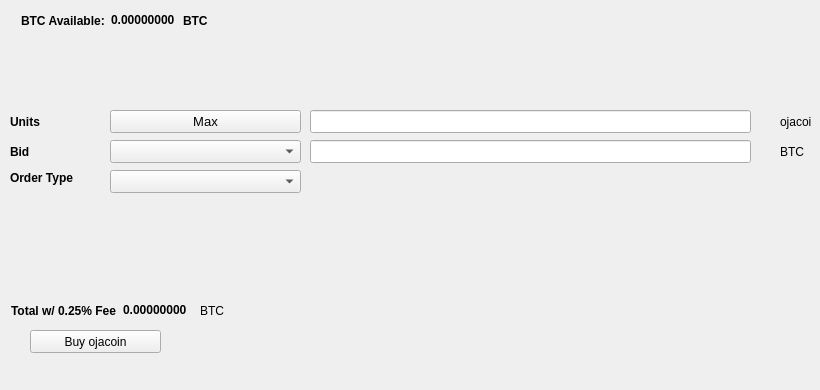
   <widget class="QWidget" name="BuyTab">
    <attribute name="title">
     <string>Buy</string>
    </attribute>
    <widget class="QPushButton" name="BuyECA">
     <property name="geometry">
      <rect>
       <x>30</x>
       <y>330</y>
       <width>131</width>
       <height>23</height>
      </rect>
     </property>
     <property name="text">
      <string>Buy ojacoin</string>
     </property>
     <property name="icon">
      <iconset resource="../ojacoin.qrc">
       <normaloff>:/icons/bitcoin</normaloff>:/icons/bitcoin</iconset>
     </property>
    </widget>
    <widget class="QLabel" name="label_3">
     <property name="geometry">
      <rect>
       <x>10</x>
       <y>110</y>
       <width>46</width>
       <height>23</height>
      </rect>
     </property>
     <property name="font">
      <font>
       <weight>75</weight>
       <bold>true</bold>
      </font>
     </property>
     <property name="text">
      <string>Units</string>
     </property>
    </widget>
    <widget class="QLineEdit" name="UnitsInput">
     <property name="geometry">
      <rect>
       <x>310</x>
       <y>110</y>
       <width>441</width>
       <height>23</height>
      </rect>
     </property>
     <property name="font">
      <font>
       <pointsize>9</pointsize>
       <weight>75</weight>
       <bold>true</bold>
      </font>
     </property>
    </widget>
    <widget class="QLineEdit" name="BuyBidPriceEdit">
     <property name="geometry">
      <rect>
       <x>310</x>
       <y>140</y>
       <width>441</width>
       <height>23</height>
      </rect>
     </property>
     <property name="font">
      <font>
       <pointsize>9</pointsize>
       <weight>75</weight>
       <bold>true</bold>
      </font>
     </property>
    </widget>
    <widget class="QLabel" name="label_4">
     <property name="geometry">
      <rect>
       <x>780</x>
       <y>110</y>
       <width>31</width>
       <height>23</height>
      </rect>
     </property>
     <property name="text">
      <string>ojacoin</string>
     </property>
    </widget>
    <widget class="QLabel" name="label_5">
     <property name="geometry">
      <rect>
       <x>780</x>
       <y>140</y>
       <width>31</width>
       <height>23</height>
      </rect>
     </property>
     <property name="text">
      <string>BTC</string>
     </property>
    </widget>
    <widget class="QLabel" name="label_6">
     <property name="geometry">
      <rect>
       <x>10</x>
       <y>140</y>
       <width>46</width>
       <height>23</height>
      </rect>
     </property>
     <property name="font">
      <font>
       <weight>75</weight>
       <bold>true</bold>
      </font>
     </property>
     <property name="text">
      <string>Bid</string>
     </property>
    </widget>
    <widget class="QLabel" name="label_7">
     <property name="geometry">
      <rect>
       <x>10</x>
       <y>170</y>
       <width>91</width>
       <height>16</height>
      </rect>
     </property>
     <property name="font">
      <font>
       <weight>75</weight>
       <bold>true</bold>
      </font>
     </property>
     <property name="text">
      <string>Order Type</string>
     </property>
    </widget>
    <widget class="QPushButton" name="Buy_Max_Amount">
     <property name="geometry">
      <rect>
       <x>110</x>
       <y>110</y>
       <width>191</width>
       <height>23</height>
      </rect>
     </property>
     <property name="font">
      <font>
       <pointsize>10</pointsize>
      </font>
     </property>
     <property name="text">
      <string>Max</string>
     </property>
    </widget>
    <widget class="QComboBox" name="BuyBidcomboBox">
     <property name="geometry">
      <rect>
       <x>110</x>
       <y>140</y>
       <width>191</width>
       <height>23</height>
      </rect>
     </property>
     <property name="font">
      <font>
       <pointsize>10</pointsize>
      </font>
     </property>
    </widget>
    <widget class="QComboBox" name="buyOrdertypeCombo">
     <property name="geometry">
      <rect>
       <x>110</x>
       <y>170</y>
       <width>191</width>
       <height>23</height>
      </rect>
     </property>
     <property name="font">
      <font>
       <pointsize>10</pointsize>
      </font>
     </property>
    </widget>
    <widget class="QWidget" name="layoutWidget1">
     <property name="geometry">
      <rect>
       <x>21</x>
       <y>11</y>
       <width>227</width>
       <height>19</height>
      </rect>
     </property>
     <layout class="QHBoxLayout" name="horizontalLayout_3">
      <item>
       <widget class="QLabel" name="label232">
        <property name="font">
         <font>
          <weight>75</weight>
          <bold>true</bold>
         </font>
        </property>
        <property name="text">
         <string>BTC Available:</string>
        </property>
       </widget>
      </item>
      <item>
       <widget class="QLabel" name="BtcAvailableLbl">
        <property name="palette">
         <palette>
          <active>
           <colorrole role="WindowText">
            <brush brushstyle="SolidPattern">
             <color alpha="255">
              <red>0</red>
              <green>0</green>
              <blue>0</blue>
             </color>
            </brush>
           </colorrole>
           <colorrole role="Button">
            <brush brushstyle="SolidPattern">
             <color alpha="255">
              <red>0</red>
              <green>170</green>
              <blue>0</blue>
             </color>
            </brush>
           </colorrole>
           <colorrole role="Light">
            <brush brushstyle="SolidPattern">
             <color alpha="255">
              <red>0</red>
              <green>255</green>
              <blue>0</blue>
             </color>
            </brush>
           </colorrole>
           <colorrole role="Midlight">
            <brush brushstyle="SolidPattern">
             <color alpha="255">
              <red>0</red>
              <green>212</green>
              <blue>0</blue>
             </color>
            </brush>
           </colorrole>
           <colorrole role="Dark">
            <brush brushstyle="SolidPattern">
             <color alpha="255">
              <red>0</red>
              <green>85</green>
              <blue>0</blue>
             </color>
            </brush>
           </colorrole>
           <colorrole role="Mid">
            <brush brushstyle="SolidPattern">
             <color alpha="255">
              <red>0</red>
              <green>113</green>
              <blue>0</blue>
             </color>
            </brush>
           </colorrole>
           <colorrole role="Text">
            <brush brushstyle="SolidPattern">
             <color alpha="255">
              <red>0</red>
              <green>170</green>
              <blue>0</blue>
             </color>
            </brush>
           </colorrole>
           <colorrole role="BrightText">
            <brush brushstyle="SolidPattern">
             <color alpha="255">
              <red>255</red>
              <green>255</green>
              <blue>255</blue>
             </color>
            </brush>
           </colorrole>
           <colorrole role="ButtonText">
            <brush brushstyle="SolidPattern">
             <color alpha="255">
              <red>0</red>
              <green>0</green>
              <blue>0</blue>
             </color>
            </brush>
           </colorrole>
           <colorrole role="Base">
            <brush brushstyle="SolidPattern">
             <color alpha="255">
              <red>255</red>
              <green>255</green>
              <blue>255</blue>
             </color>
            </brush>
           </colorrole>
           <colorrole role="Window">
            <brush brushstyle="SolidPattern">
             <color alpha="255">
              <red>0</red>
              <green>170</green>
              <blue>0</blue>
             </color>
            </brush>
           </colorrole>
           <colorrole role="Shadow">
            <brush brushstyle="SolidPattern">
             <color alpha="255">
              <red>0</red>
              <green>0</green>
              <blue>0</blue>
             </color>
            </brush>
           </colorrole>
           <colorrole role="AlternateBase">
            <brush brushstyle="SolidPattern">
             <color alpha="255">
              <red>127</red>
              <green>212</green>
              <blue>127</blue>
             </color>
            </brush>
           </colorrole>
           <colorrole role="ToolTipBase">
            <brush brushstyle="SolidPattern">
             <color alpha="255">
              <red>255</red>
              <green>255</green>
              <blue>220</blue>
             </color>
            </brush>
           </colorrole>
           <colorrole role="ToolTipText">
            <brush brushstyle="SolidPattern">
             <color alpha="255">
              <red>0</red>
              <green>0</green>
              <blue>0</blue>
             </color>
            </brush>
           </colorrole>
          </active>
          <inactive>
           <colorrole role="WindowText">
            <brush brushstyle="SolidPattern">
             <color alpha="255">
              <red>0</red>
              <green>0</green>
              <blue>0</blue>
             </color>
            </brush>
           </colorrole>
           <colorrole role="Button">
            <brush brushstyle="SolidPattern">
             <color alpha="255">
              <red>0</red>
              <green>170</green>
              <blue>0</blue>
             </color>
            </brush>
           </colorrole>
           <colorrole role="Light">
            <brush brushstyle="SolidPattern">
             <color alpha="255">
              <red>0</red>
              <green>255</green>
              <blue>0</blue>
             </color>
            </brush>
           </colorrole>
           <colorrole role="Midlight">
            <brush brushstyle="SolidPattern">
             <color alpha="255">
              <red>0</red>
              <green>212</green>
              <blue>0</blue>
             </color>
            </brush>
           </colorrole>
           <colorrole role="Dark">
            <brush brushstyle="SolidPattern">
             <color alpha="255">
              <red>0</red>
              <green>85</green>
              <blue>0</blue>
             </color>
            </brush>
           </colorrole>
           <colorrole role="Mid">
            <brush brushstyle="SolidPattern">
             <color alpha="255">
              <red>0</red>
              <green>113</green>
              <blue>0</blue>
             </color>
            </brush>
           </colorrole>
           <colorrole role="Text">
            <brush brushstyle="SolidPattern">
             <color alpha="255">
              <red>0</red>
              <green>170</green>
              <blue>0</blue>
             </color>
            </brush>
           </colorrole>
           <colorrole role="BrightText">
            <brush brushstyle="SolidPattern">
             <color alpha="255">
              <red>255</red>
              <green>255</green>
              <blue>255</blue>
             </color>
            </brush>
           </colorrole>
           <colorrole role="ButtonText">
            <brush brushstyle="SolidPattern">
             <color alpha="255">
              <red>0</red>
              <green>0</green>
              <blue>0</blue>
             </color>
            </brush>
           </colorrole>
           <colorrole role="Base">
            <brush brushstyle="SolidPattern">
             <color alpha="255">
              <red>255</red>
              <green>255</green>
              <blue>255</blue>
             </color>
            </brush>
           </colorrole>
           <colorrole role="Window">
            <brush brushstyle="SolidPattern">
             <color alpha="255">
              <red>0</red>
              <green>170</green>
              <blue>0</blue>
             </color>
            </brush>
           </colorrole>
           <colorrole role="Shadow">
            <brush brushstyle="SolidPattern">
             <color alpha="255">
              <red>0</red>
              <green>0</green>
              <blue>0</blue>
             </color>
            </brush>
           </colorrole>
           <colorrole role="AlternateBase">
            <brush brushstyle="SolidPattern">
             <color alpha="255">
              <red>127</red>
              <green>212</green>
              <blue>127</blue>
             </color>
            </brush>
           </colorrole>
           <colorrole role="ToolTipBase">
            <brush brushstyle="SolidPattern">
             <color alpha="255">
              <red>255</red>
              <green>255</green>
              <blue>220</blue>
             </color>
            </brush>
           </colorrole>
           <colorrole role="ToolTipText">
            <brush brushstyle="SolidPattern">
             <color alpha="255">
              <red>0</red>
              <green>0</green>
              <blue>0</blue>
             </color>
            </brush>
           </colorrole>
          </inactive>
          <disabled>
           <colorrole role="WindowText">
            <brush brushstyle="SolidPattern">
             <color alpha="255">
              <red>0</red>
              <green>85</green>
              <blue>0</blue>
             </color>
            </brush>
           </colorrole>
           <colorrole role="Button">
            <brush brushstyle="SolidPattern">
             <color alpha="255">
              <red>0</red>
              <green>170</green>
              <blue>0</blue>
             </color>
            </brush>
           </colorrole>
           <colorrole role="Light">
            <brush brushstyle="SolidPattern">
             <color alpha="255">
              <red>0</red>
              <green>255</green>
              <blue>0</blue>
             </color>
            </brush>
           </colorrole>
           <colorrole role="Midlight">
            <brush brushstyle="SolidPattern">
             <color alpha="255">
              <red>0</red>
              <green>212</green>
              <blue>0</blue>
             </color>
            </brush>
           </colorrole>
           <colorrole role="Dark">
            <brush brushstyle="SolidPattern">
             <color alpha="255">
              <red>0</red>
              <green>85</green>
              <blue>0</blue>
             </color>
            </brush>
           </colorrole>
           <colorrole role="Mid">
            <brush brushstyle="SolidPattern">
             <color alpha="255">
              <red>0</red>
              <green>113</green>
              <blue>0</blue>
             </color>
            </brush>
           </colorrole>
           <colorrole role="Text">
            <brush brushstyle="SolidPattern">
             <color alpha="255">
              <red>0</red>
              <green>85</green>
              <blue>0</blue>
             </color>
            </brush>
           </colorrole>
           <colorrole role="BrightText">
            <brush brushstyle="SolidPattern">
             <color alpha="255">
              <red>255</red>
              <green>255</green>
              <blue>255</blue>
             </color>
            </brush>
           </colorrole>
           <colorrole role="ButtonText">
            <brush brushstyle="SolidPattern">
             <color alpha="255">
              <red>0</red>
              <green>85</green>
              <blue>0</blue>
             </color>
            </brush>
           </colorrole>
           <colorrole role="Base">
            <brush brushstyle="SolidPattern">
             <color alpha="255">
              <red>0</red>
              <green>170</green>
              <blue>0</blue>
             </color>
            </brush>
           </colorrole>
           <colorrole role="Window">
            <brush brushstyle="SolidPattern">
             <color alpha="255">
              <red>0</red>
              <green>170</green>
              <blue>0</blue>
             </color>
            </brush>
           </colorrole>
           <colorrole role="Shadow">
            <brush brushstyle="SolidPattern">
             <color alpha="255">
              <red>0</red>
              <green>0</green>
              <blue>0</blue>
             </color>
            </brush>
           </colorrole>
           <colorrole role="AlternateBase">
            <brush brushstyle="SolidPattern">
             <color alpha="255">
              <red>0</red>
              <green>170</green>
              <blue>0</blue>
             </color>
            </brush>
           </colorrole>
           <colorrole role="ToolTipBase">
            <brush brushstyle="SolidPattern">
             <color alpha="255">
              <red>255</red>
              <green>255</green>
              <blue>220</blue>
             </color>
            </brush>
           </colorrole>
           <colorrole role="ToolTipText">
            <brush brushstyle="SolidPattern">
             <color alpha="255">
              <red>0</red>
              <green>0</green>
              <blue>0</blue>
             </color>
            </brush>
           </colorrole>
          </disabled>
         </palette>
        </property>
        <property name="font">
         <font>
          <weight>75</weight>
          <bold>true</bold>
         </font>
        </property>
        <property name="text">
         <string>0.00000000</string>
        </property>
        <property name="textInteractionFlags">
         <set>Qt::LinksAccessibleByMouse|Qt::TextSelectableByKeyboard|Qt::TextSelectableByMouse</set>
        </property>
       </widget>
      </item>
      <item>
       <widget class="QLabel" name="BtcAvailableLbl_2">
        <property name="font">
         <font>
          <weight>75</weight>
          <bold>true</bold>
         </font>
        </property>
        <property name="text">
         <string>BTC</string>
        </property>
       </widget>
      </item>
     </layout>
    </widget>
    <widget class="QWidget" name="layoutWidge2">
     <property name="geometry">
      <rect>
       <x>11</x>
       <y>301</y>
       <width>259</width>
       <height>19</height>
      </rect>
     </property>
     <layout class="QHBoxLayout" name="horizontalLayout_4">
      <item>
       <widget class="QLabel" name="label_9">
        <property name="font">
         <font>
          <weight>75</weight>
          <bold>true</bold>
         </font>
        </property>
        <property name="text">
         <string>Total w/ 0.25% Fee</string>
        </property>
       </widget>
      </item>
      <item>
       <widget class="QLabel" name="BuyCostLabel">
        <property name="palette">
         <palette>
          <active>
           <colorrole role="WindowText">
            <brush brushstyle="SolidPattern">
             <color alpha="255">
              <red>0</red>
              <green>0</green>
              <blue>0</blue>
             </color>
            </brush>
           </colorrole>
           <colorrole role="Button">
            <brush brushstyle="SolidPattern">
             <color alpha="255">
              <red>0</red>
              <green>170</green>
              <blue>0</blue>
             </color>
            </brush>
           </colorrole>
           <colorrole role="Light">
            <brush brushstyle="SolidPattern">
             <color alpha="255">
              <red>0</red>
              <green>255</green>
              <blue>0</blue>
             </color>
            </brush>
           </colorrole>
           <colorrole role="Midlight">
            <brush brushstyle="SolidPattern">
             <color alpha="255">
              <red>0</red>
              <green>212</green>
              <blue>0</blue>
             </color>
            </brush>
           </colorrole>
           <colorrole role="Dark">
            <brush brushstyle="SolidPattern">
             <color alpha="255">
              <red>0</red>
              <green>85</green>
              <blue>0</blue>
             </color>
            </brush>
           </colorrole>
           <colorrole role="Mid">
            <brush brushstyle="SolidPattern">
             <color alpha="255">
              <red>0</red>
              <green>113</green>
              <blue>0</blue>
             </color>
            </brush>
           </colorrole>
           <colorrole role="Text">
            <brush brushstyle="SolidPattern">
             <color alpha="255">
              <red>0</red>
              <green>170</green>
              <blue>0</blue>
             </color>
            </brush>
           </colorrole>
           <colorrole role="BrightText">
            <brush brushstyle="SolidPattern">
             <color alpha="255">
              <red>255</red>
              <green>255</green>
              <blue>255</blue>
             </color>
            </brush>
           </colorrole>
           <colorrole role="ButtonText">
            <brush brushstyle="SolidPattern">
             <color alpha="255">
              <red>0</red>
              <green>0</green>
              <blue>0</blue>
             </color>
            </brush>
           </colorrole>
           <colorrole role="Base">
            <brush brushstyle="SolidPattern">
             <color alpha="255">
              <red>255</red>
              <green>255</green>
              <blue>255</blue>
             </color>
            </brush>
           </colorrole>
           <colorrole role="Window">
            <brush brushstyle="SolidPattern">
             <color alpha="255">
              <red>0</red>
              <green>170</green>
              <blue>0</blue>
             </color>
            </brush>
           </colorrole>
           <colorrole role="Shadow">
            <brush brushstyle="SolidPattern">
             <color alpha="255">
              <red>0</red>
              <green>0</green>
              <blue>0</blue>
             </color>
            </brush>
           </colorrole>
           <colorrole role="AlternateBase">
            <brush brushstyle="SolidPattern">
             <color alpha="255">
              <red>127</red>
              <green>212</green>
              <blue>127</blue>
             </color>
            </brush>
           </colorrole>
           <colorrole role="ToolTipBase">
            <brush brushstyle="SolidPattern">
             <color alpha="255">
              <red>255</red>
              <green>255</green>
              <blue>220</blue>
             </color>
            </brush>
           </colorrole>
           <colorrole role="ToolTipText">
            <brush brushstyle="SolidPattern">
             <color alpha="255">
              <red>0</red>
              <green>0</green>
              <blue>0</blue>
             </color>
            </brush>
           </colorrole>
          </active>
          <inactive>
           <colorrole role="WindowText">
            <brush brushstyle="SolidPattern">
             <color alpha="255">
              <red>0</red>
              <green>0</green>
              <blue>0</blue>
             </color>
            </brush>
           </colorrole>
           <colorrole role="Button">
            <brush brushstyle="SolidPattern">
             <color alpha="255">
              <red>0</red>
              <green>170</green>
              <blue>0</blue>
             </color>
            </brush>
           </colorrole>
           <colorrole role="Light">
            <brush brushstyle="SolidPattern">
             <color alpha="255">
              <red>0</red>
              <green>255</green>
              <blue>0</blue>
             </color>
            </brush>
           </colorrole>
           <colorrole role="Midlight">
            <brush brushstyle="SolidPattern">
             <color alpha="255">
              <red>0</red>
              <green>212</green>
              <blue>0</blue>
             </color>
            </brush>
           </colorrole>
           <colorrole role="Dark">
            <brush brushstyle="SolidPattern">
             <color alpha="255">
              <red>0</red>
              <green>85</green>
              <blue>0</blue>
             </color>
            </brush>
           </colorrole>
           <colorrole role="Mid">
            <brush brushstyle="SolidPattern">
             <color alpha="255">
              <red>0</red>
              <green>113</green>
              <blue>0</blue>
             </color>
            </brush>
           </colorrole>
           <colorrole role="Text">
            <brush brushstyle="SolidPattern">
             <color alpha="255">
              <red>0</red>
              <green>170</green>
              <blue>0</blue>
             </color>
            </brush>
           </colorrole>
           <colorrole role="BrightText">
            <brush brushstyle="SolidPattern">
             <color alpha="255">
              <red>255</red>
              <green>255</green>
              <blue>255</blue>
             </color>
            </brush>
           </colorrole>
           <colorrole role="ButtonText">
            <brush brushstyle="SolidPattern">
             <color alpha="255">
              <red>0</red>
              <green>0</green>
              <blue>0</blue>
             </color>
            </brush>
           </colorrole>
           <colorrole role="Base">
            <brush brushstyle="SolidPattern">
             <color alpha="255">
              <red>255</red>
              <green>255</green>
              <blue>255</blue>
             </color>
            </brush>
           </colorrole>
           <colorrole role="Window">
            <brush brushstyle="SolidPattern">
             <color alpha="255">
              <red>0</red>
              <green>170</green>
              <blue>0</blue>
             </color>
            </brush>
           </colorrole>
           <colorrole role="Shadow">
            <brush brushstyle="SolidPattern">
             <color alpha="255">
              <red>0</red>
              <green>0</green>
              <blue>0</blue>
             </color>
            </brush>
           </colorrole>
           <colorrole role="AlternateBase">
            <brush brushstyle="SolidPattern">
             <color alpha="255">
              <red>127</red>
              <green>212</green>
              <blue>127</blue>
             </color>
            </brush>
           </colorrole>
           <colorrole role="ToolTipBase">
            <brush brushstyle="SolidPattern">
             <color alpha="255">
              <red>255</red>
              <green>255</green>
              <blue>220</blue>
             </color>
            </brush>
           </colorrole>
           <colorrole role="ToolTipText">
            <brush brushstyle="SolidPattern">
             <color alpha="255">
              <red>0</red>
              <green>0</green>
              <blue>0</blue>
             </color>
            </brush>
           </colorrole>
          </inactive>
          <disabled>
           <colorrole role="WindowText">
            <brush brushstyle="SolidPattern">
             <color alpha="255">
              <red>0</red>
              <green>85</green>
              <blue>0</blue>
             </color>
            </brush>
           </colorrole>
           <colorrole role="Button">
            <brush brushstyle="SolidPattern">
             <color alpha="255">
              <red>0</red>
              <green>170</green>
              <blue>0</blue>
             </color>
            </brush>
           </colorrole>
           <colorrole role="Light">
            <brush brushstyle="SolidPattern">
             <color alpha="255">
              <red>0</red>
              <green>255</green>
              <blue>0</blue>
             </color>
            </brush>
           </colorrole>
           <colorrole role="Midlight">
            <brush brushstyle="SolidPattern">
             <color alpha="255">
              <red>0</red>
              <green>212</green>
              <blue>0</blue>
             </color>
            </brush>
           </colorrole>
           <colorrole role="Dark">
            <brush brushstyle="SolidPattern">
             <color alpha="255">
              <red>0</red>
              <green>85</green>
              <blue>0</blue>
             </color>
            </brush>
           </colorrole>
           <colorrole role="Mid">
            <brush brushstyle="SolidPattern">
             <color alpha="255">
              <red>0</red>
              <green>113</green>
              <blue>0</blue>
             </color>
            </brush>
           </colorrole>
           <colorrole role="Text">
            <brush brushstyle="SolidPattern">
             <color alpha="255">
              <red>0</red>
              <green>85</green>
              <blue>0</blue>
             </color>
            </brush>
           </colorrole>
           <colorrole role="BrightText">
            <brush brushstyle="SolidPattern">
             <color alpha="255">
              <red>255</red>
              <green>255</green>
              <blue>255</blue>
             </color>
            </brush>
           </colorrole>
           <colorrole role="ButtonText">
            <brush brushstyle="SolidPattern">
             <color alpha="255">
              <red>0</red>
              <green>85</green>
              <blue>0</blue>
             </color>
            </brush>
           </colorrole>
           <colorrole role="Base">
            <brush brushstyle="SolidPattern">
             <color alpha="255">
              <red>0</red>
              <green>170</green>
              <blue>0</blue>
             </color>
            </brush>
           </colorrole>
           <colorrole role="Window">
            <brush brushstyle="SolidPattern">
             <color alpha="255">
              <red>0</red>
              <green>170</green>
              <blue>0</blue>
             </color>
            </brush>
           </colorrole>
           <colorrole role="Shadow">
            <brush brushstyle="SolidPattern">
             <color alpha="255">
              <red>0</red>
              <green>0</green>
              <blue>0</blue>
             </color>
            </brush>
           </colorrole>
           <colorrole role="AlternateBase">
            <brush brushstyle="SolidPattern">
             <color alpha="255">
              <red>0</red>
              <green>170</green>
              <blue>0</blue>
             </color>
            </brush>
           </colorrole>
           <colorrole role="ToolTipBase">
            <brush brushstyle="SolidPattern">
             <color alpha="255">
              <red>255</red>
              <green>255</green>
              <blue>220</blue>
             </color>
            </brush>
           </colorrole>
           <colorrole role="ToolTipText">
            <brush brushstyle="SolidPattern">
             <color alpha="255">
              <red>0</red>
              <green>0</green>
              <blue>0</blue>
             </color>
            </brush>
           </colorrole>
          </disabled>
         </palette>
        </property>
        <property name="font">
         <font>
          <weight>75</weight>
          <bold>true</bold>
         </font>
        </property>
        <property name="autoFillBackground">
         <bool>false</bool>
        </property>
        <property name="text">
         <string>0.00000000</string>
        </property>
        <property name="textInteractionFlags">
         <set>Qt::LinksAccessibleByMouse|Qt::TextSelectableByMouse</set>
        </property>
       </widget>
      </item>
      <item>
       <widget class="QLabel" name="label_10">
        <property name="font">
         <font>
          <weight>50</weight>
          <bold>false</bold>
         </font>
        </property>
        <property name="text">
         <string>BTC</string>
        </property>
       </widget>
      </item>
     </layout>
    </widget>
    <widget class="QLabel" name="label_24">
     <property name="geometry">
      <rect>
       <x>460</x>
       <y>300</y>
       <width>281</width>
       <height>81</height>
      </rect>
     </property>
     <property name="text">
      <string/>
     </property>
     <property name="pixmap">
      <pixmap>:/images/bittrex</pixmap>
     </property>
    </widget>
   </widget>
